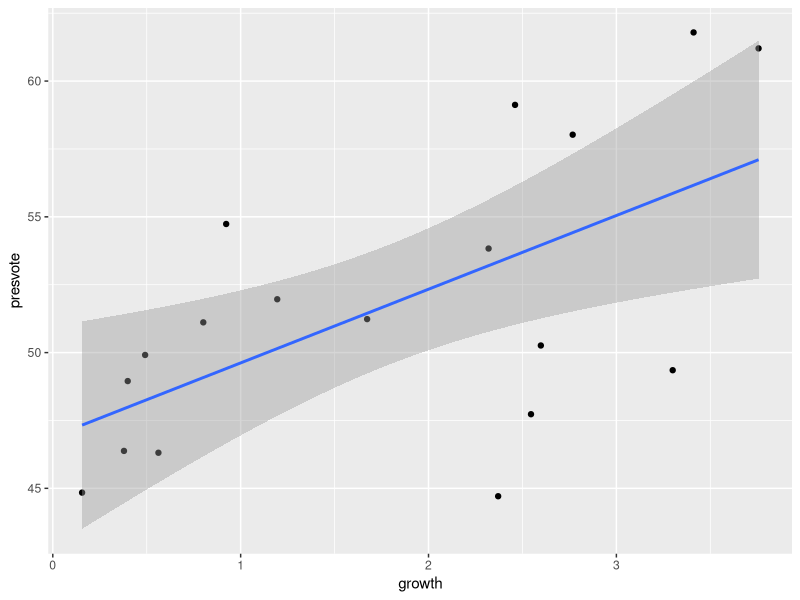
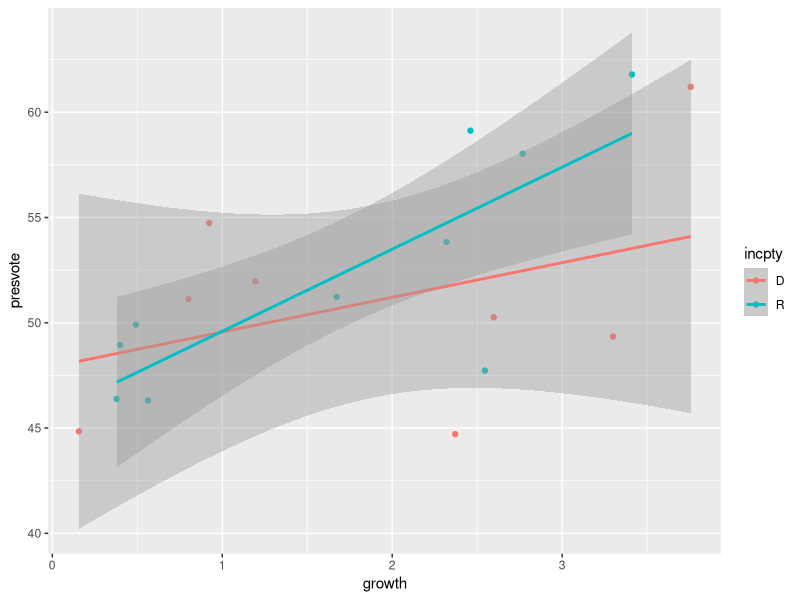
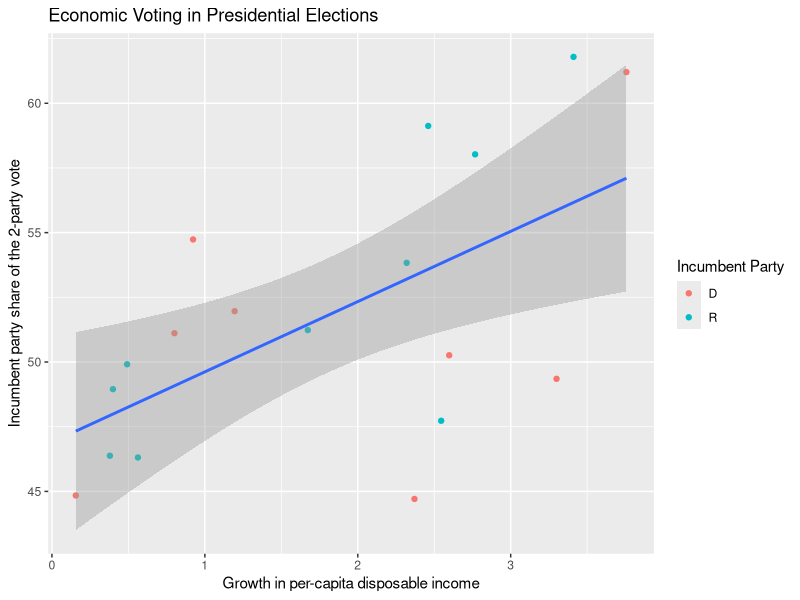
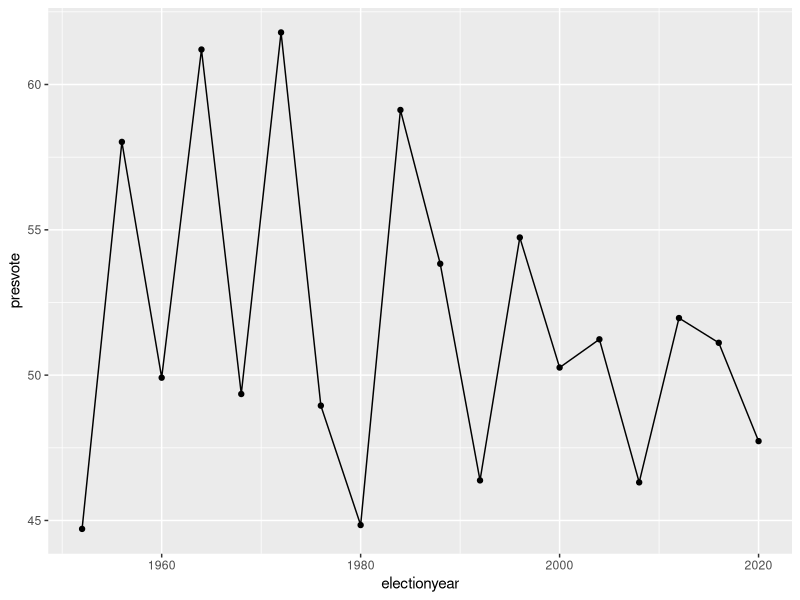
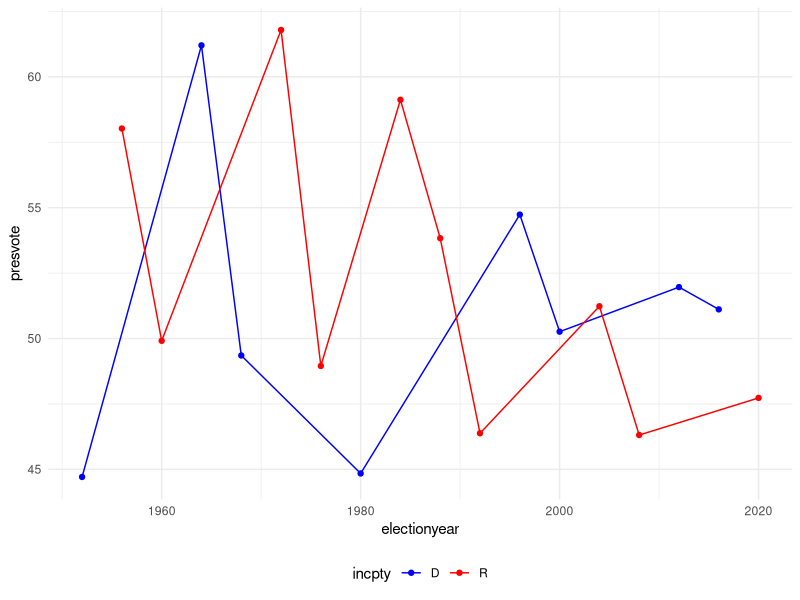
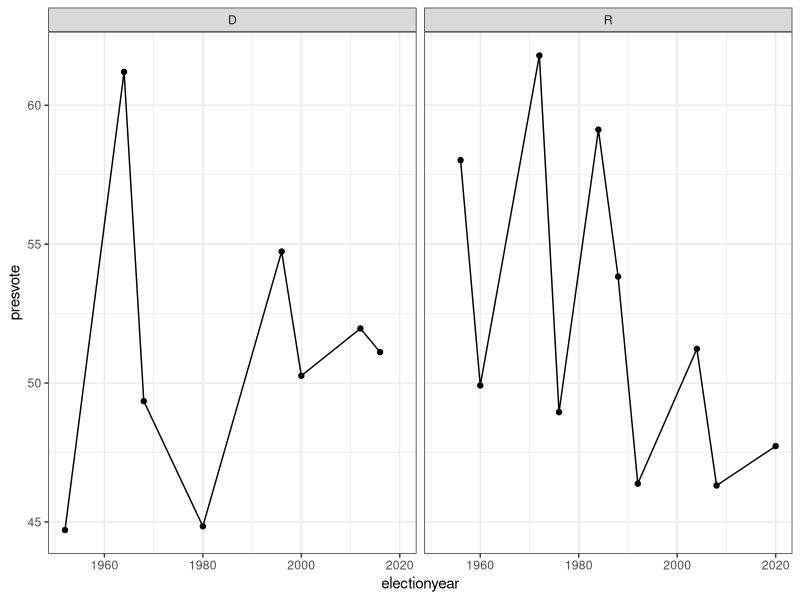
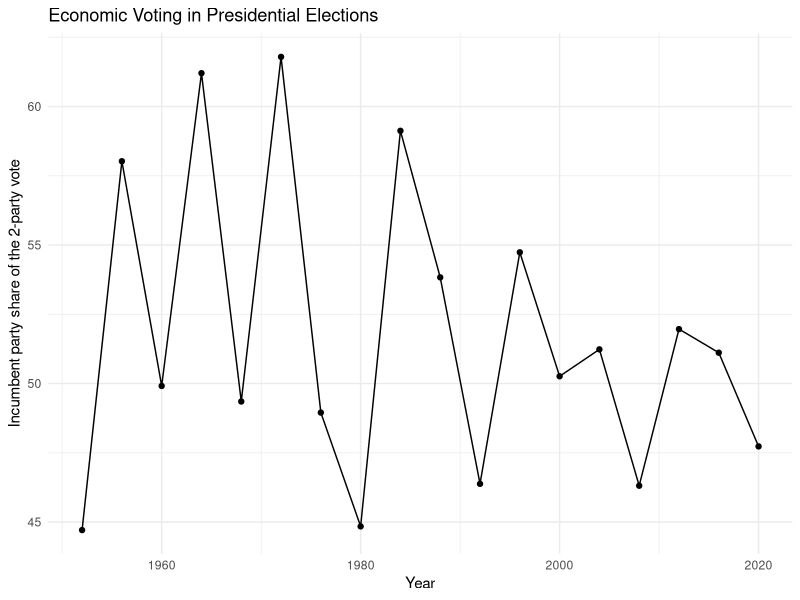

Generate these figures, in order, with R:

setwd("~/Research_Group Dropbox/Soubhik Barari/Academic/Teaching/POLS-4716-GU-DataSciPoli-2025")

potusdata <- read.csv("data/potusdata.csv")

View(potusdata) # Look at your data!

library(ggplot2)

# From videos
ggplot(data = potusdata, aes(x = growth, y = presvote)) +
  geom_point() +
  geom_smooth(method = "lm")

ggplot(data = potusdata, aes(x = growth, y = presvote, color = incpty)) +
  geom_point() +
  geom_smooth(method = "lm")

ggplot(data = potusdata, aes(x = growth, y = presvote)) +
  geom_point(aes(color = incpty)) +
  geom_smooth(method = "lm") +
  labs(x = "Growth in per-capita disposable income",
       y = "Incumbent party share of the 2-party vote",
       y = "Incumbent party share of the 2-party vote",
       color = "Incumbent Party",
       title = "Economic Voting in Presidential Elections")

# One idea for an extension
p <- ggplot(data = potusdata, aes(x = electionyear, y = presvote)) +
  geom_point() +
  geom_line()
p
help(ggsave)

ggplot(data = potusdata, aes(x = electionyear, y = presvote, color = incpty)) +
  geom_point() +
  geom_line() +
  scale_color_manual(values = c("blue", "red")) +
  theme_minimal() +
  theme(legend.position = "bottom")

ggplot(data = potusdata, aes(x = electionyear, y = presvote)) +
  geom_point() +
  geom_line() +
  facet_wrap(~ incpty) + # create a horizontal grid
  theme_bw() +
  theme(legend.position = "bottom")


ggplot(data = potusdata, aes(x = electionyear, y = presvote)) +
  geom_point() +
  geom_line() +
  labs(x = "Year",
       y = "Incumbent party share of the 2-party vote",
       y = "Incumbent party share of the 2-party vote",
       color = "Incumbent Party",
       title = "Economic Voting in Presidential Elections") +
  scale_color_manual(values = c("blue", "red")) +
  theme_minimal() +
  theme(legend.position = "bottom")
